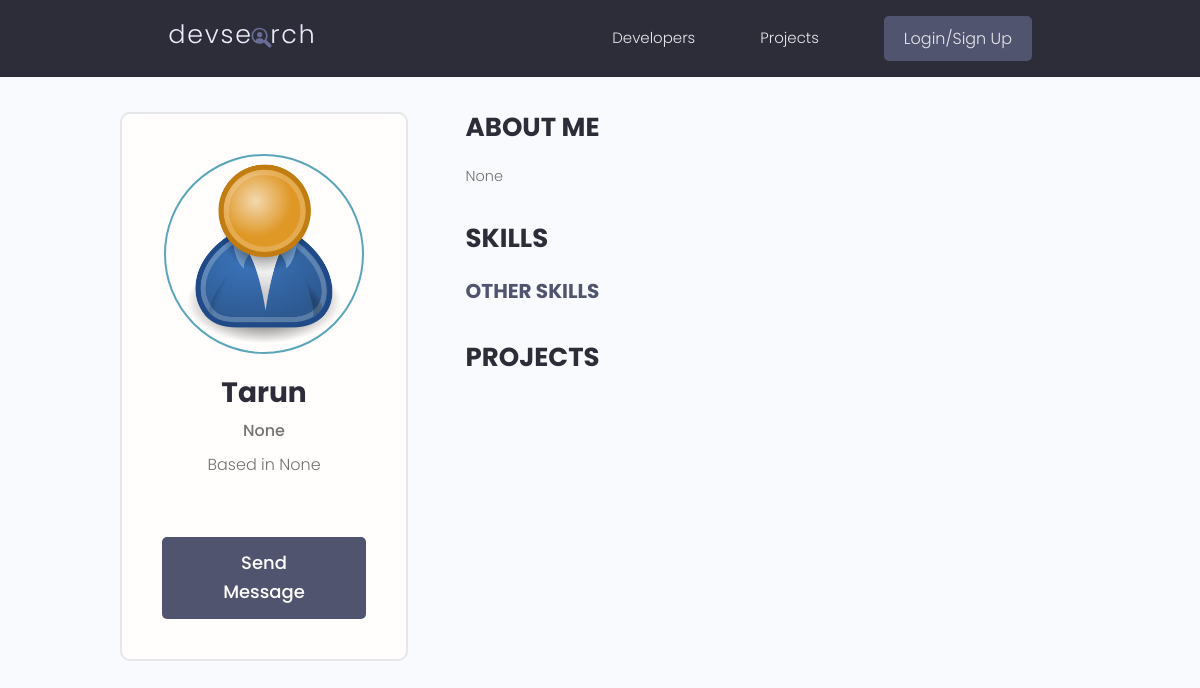
Page /profile/ad960a92-3f54-4f88-9fb6-5a52ba676c4b/ on the earlier database version.
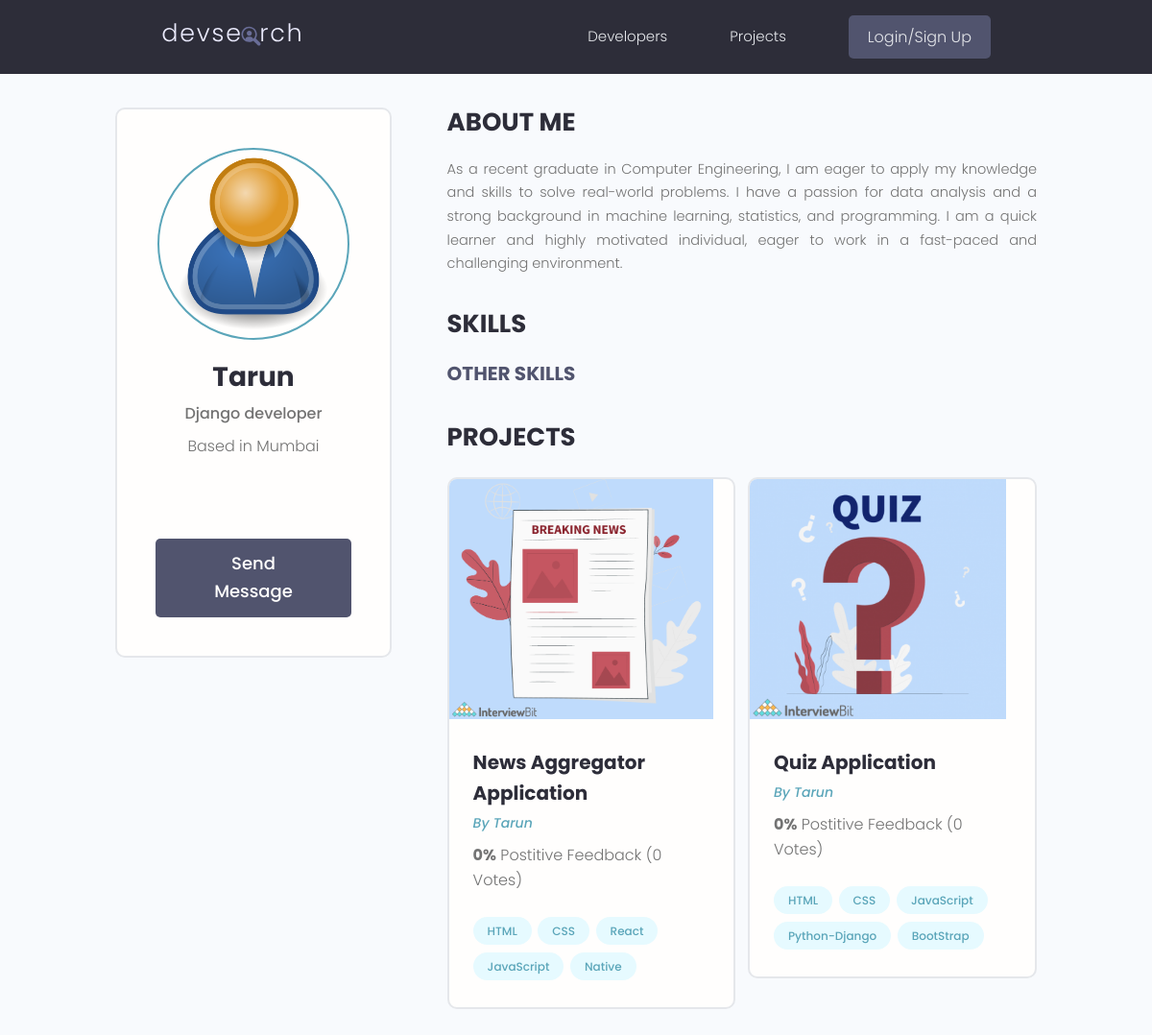
Same page on the later database version.
### users/models.py (models this page shows, shortened)
class Profile(models.Model):
    user = models.OneToOneField(
        User, on_delete=models.CASCADE, null=True, blank=True)
    name = models.CharField(max_length=200, blank=True, null=True)
    email = models.EmailField(max_length=500, blank=True, null=True)
    username = models.CharField(max_length=200, blank=True, null=True)
    location = models.CharField(max_length=200, blank=True, null=True)
    short_intro = models.CharField(max_length=200, blank=True, null=True)
    bio = models.TextField(blank=True, null=True)
    profile_image = models.ImageField(
        null=True, blank=True, upload_to='profiles/', default="profiles/user-default.png")
    social_github = models.CharField(max_length=200, blank=True, null=True)
    social_twitter = models.CharField(max_length=200, blank=True, null=True)
    social_linkedin = models.CharField(max_length=200, blank=True, null=True)
    social_youtube = models.CharField(max_length=200, blank=True, null=True)
    social_website = models.CharField(max_length=200, blank=True, null=True)
    created = models.DateTimeField(auto_now_add=True)
    id = models.UUIDField(default=uuid.uuid4, unique=True,
                          primary_key=True, editable=False)
    class Meta:
        ordering = ['created']
    @property
    def imageURL(self):
        try:
            url = self.profile_image.url
        except:
            url = ''
        return url

### projects/models.py (models this page shows, shortened)
class Project(models.Model):
    owner = models.ForeignKey(
        Profile, null=True, blank=True, on_delete=models.CASCADE)
    title = models.CharField(max_length=200)
    description = models.TextField(null=True, blank=True)
    featured_image = models.ImageField(
        null=True, blank=True, default="default.jpg")
    demo_link = models.CharField(max_length=2000, null=True, blank=True)
    source_link = models.CharField(max_length=2000, null=True, blank=True)
    tags = models.ManyToManyField('Tag', blank=True)
    vote_total = models.IntegerField(default=0, null=True, blank=True)
    vote_ratio = models.IntegerField(default=0, null=True, blank=True)
    created = models.DateTimeField(auto_now_add=True)
    id = models.UUIDField(default=uuid.uuid4, unique=True,
                          primary_key=True, editable=False)
    class Meta:
        ordering = ['-vote_ratio', '-vote_total', 'title']
    @property
    def imageURL(self):
        try:
            url = self.featured_image.url
        except:
            url = ''
        return url

class Tag(models.Model):
    name = models.CharField(max_length=200)
    created = models.DateTimeField(auto_now_add=True)
    id = models.UUIDField(default=uuid.uuid4, unique=True,
                          primary_key=True, editable=False)
    def __str__(self):
        return self.name

### users/views.py (the view)
# urls.py: path('profile/<str:pk>/', views.userProfile, name="user-profile"),
def userProfile(request, pk):
    profile = Profile.objects.get(id=pk)
    topSkills = profile.skill_set.exclude(description__exact="")
    otherSkills = profile.skill_set.filter(description="")
    context = {'profile': profile, 'topSkills': topSkills,
               "otherSkills": otherSkills}
    return render(request, 'users/user-profile.html', context)

### users/templates/users/user-profile.html (shortened to what this page needs)
{% extends 'main.html' %}
{% block content %}
<main class="profile my-md">
    <div class="container">
        <div class="layout">
            <div class="column column--1of3">
                <div class="card text-center">
                    <div class="card__body dev">
                        <img class="avatar avatar--xl" src="{{ profile.imageURL }}" />
                        <h2 class="dev__name">{{profile.name}}</h2>
                        <p class="dev__title">{{profile.short_intro}}</p>
                        <p class="dev__location">Based in {{profile.location}}</p>
                        <ul class="dev__social">
                        </ul>
                        {% if request.user.profile.id != profile.id %}
                        <a href="{% url 'create-message' profile.id %}" class="btn btn--sub btn--lg">Send Message </a>
                        {% endif %}
                    </div>
                </div>
            </div>
            <div class="column column--2of3">
                <div class="devInfo">
                    <h3 class="devInfo__title">About Me</h3>
                    <p class="devInfo__about">{{profile.bio}}</p>
                </div>
                <div class="devInfo">
                    <h3 class="devInfo__title">Skills</h3>
                    <div class="devInfo__skills">
                        <h3 class="devInfo__subtitle">Other Skills</h3>
                    </div>
                </div>
                <div class="devInfo">
                    <h3 class="devInfo__title">Projects</h3>
                    <div class="grid grid--two">
                        {% for project in profile.project_set.all %}
                        <div class="column">
                            <div class="card project">
                                <a href="{% url 'project' project.id %}" class="project">
                                    <img class="project__thumbnail" src="{{project.imageURL}}"
                                        alt="project thumbnail" />
                                    <div class="card__body">
                                        <h3 class="project__title">{{project.title}}</h3>
                                        <p><a class="project__author"
                                                href="{% url 'user-profile' project.owner.id %}">By
                                                {{project.owner.name}}</a>
                                        </p>
                                        <p class="project--rating">
                                            <span style="font-weight: bold;">{{project.vote_ratio}}%</span> Postitive
                                            Feedback ({{project.vote_total}} Vote{{project.vote_total|pluralize:"s"}})
                                        </p>
                                        <div class="project__tags">
                                            {% for tag in project.tags.all %}
                                            <span class="tag tag--pill tag--main">
                                                <small>{{tag}}</small>
                                            </span>
                                            {% endfor %}
                                        </div>
                                    </div>
                                </a>
                            </div>
                        </div>
                        {% endfor %}
                    </div>
                </div>
            </div>
        </div>
    </div>
</main>
{% endblock content %}

Differences in the rows shown:
changed Profile "Tarun": short_intro "None" → "Django developer"; location "None" → "Mumbai"; bio "None" → "As a recent graduate in Computer Engineering, I am eager to apply my knowledge and skills to solve real-world problems. I have a passion for data analysis and a strong background in machine learning, statistics, and programming. I am a quick learner and highly motivated individual, eager to work in a fast-paced and challenging environment."
added Project: imageURL (picture), title "News Aggregator Application", owner.name "Tarun", vote_ratio "0", vote_total "0"
added Tag: name "HTML"
added Tag: name "CSS"
added Tag: name "React", shown under "News Aggregator Application"
added Tag: name "JavaScript"
added Tag: name "Native", shown under "News Aggregator Application"
added Project: imageURL (picture), title "Quiz Application", owner.name "Tarun", vote_ratio "0", vote_total "0"
added Tag: name "Python-Django", shown under "Quiz Application"
added Tag: name "BootStrap", shown under "Quiz Application"
